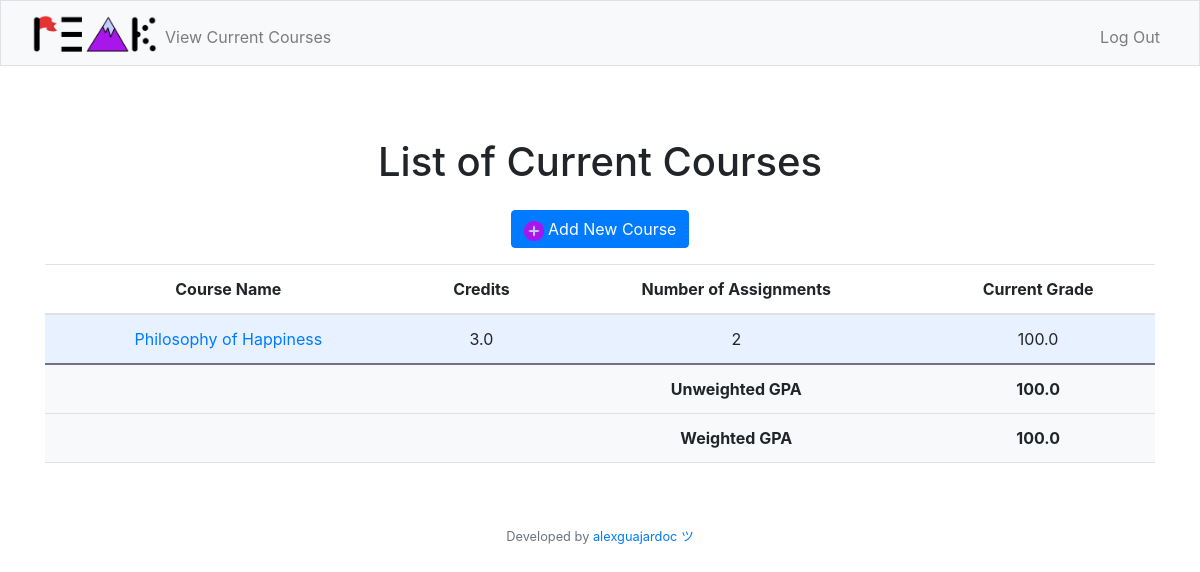
Page /current (signed in) on the earlier database version.
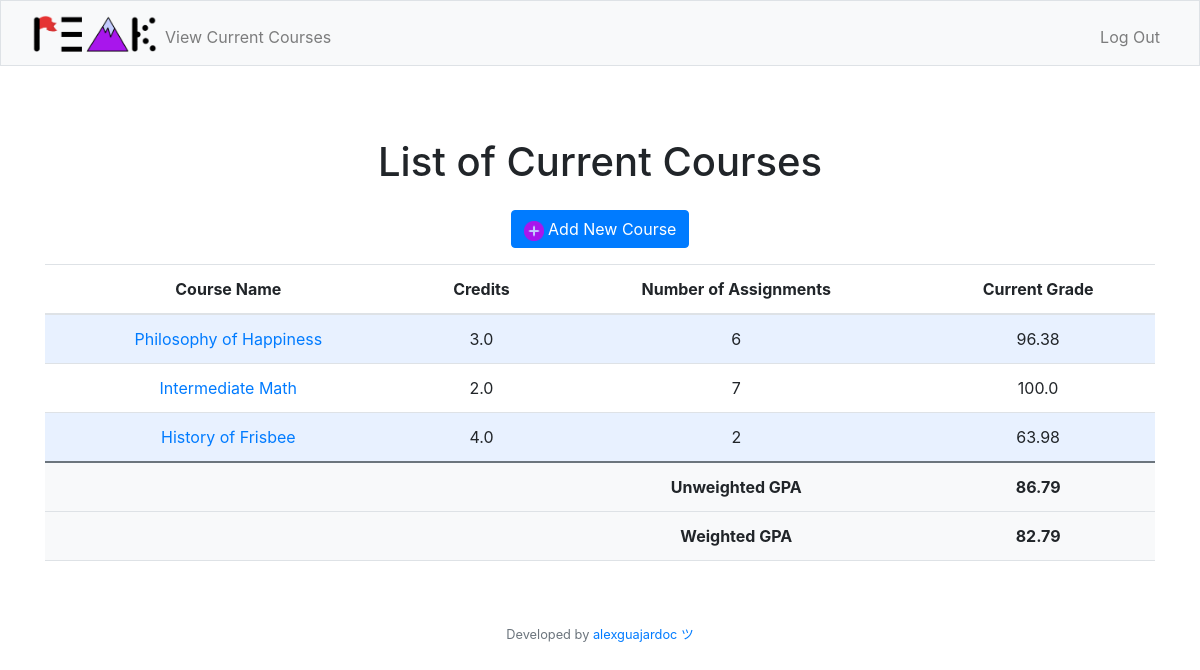
Same page on the later database version.
### tables this page shows
CREATE TABLE courses (course_id INTEGER PRIMARY KEY AUTOINCREMENT NOT NULL, course_name TEXT NOT NULL, credits REAL NOT NULL, grade REAL NOT NULL, assignmentcount INTEGER NOT NULL, user_id INTEGER, period_id INTEGER, FOREIGN KEY (user_id) REFERENCES users(user_id), FOREIGN KEY (period_id) REFERENCES periods(period_id));

### app.py (the view)
@app.route("/current")
@login_required
def current():
    courses = crsr.execute("SELECT course_name, credits, assignmentcount, grade FROM courses WHERE user_id = ?", (session["user_id"],)).fetchall()
    unweighted_gpa = crsr.execute("SELECT SUM(grade) / COUNT(grade) FROM courses WHERE user_id = ?", (session["user_id"],)).fetchall()
    weighted_gpa = crsr.execute("SELECT SUM(grade * credits) / SUM(credits) FROM courses WHERE user_id = ?", (session["user_id"],)).fetchall()
    return render_template("current.html", courses=courses, unweighted_gpa=unweighted_gpa[0][0], weighted_gpa=weighted_gpa[0][0])

### helpers.py (called while the page is built)
def login_required(f):
    @wraps(f)
    def decorated_function(*args, **kwargs):
        if session.get("user_id") is None:
            return redirect("/login")
        return f(*args, **kwargs)
    return decorated_function

### templates/current.html (shortened to what this page needs)
{% extends "layout.html" %}
{% block main %}
    <div class="container">
        <h1 class="my-4">List of Current Courses</h1>
        <div class="mb-3">
            <a href="/newcourse" class="btn btn-primary">
                <img src="/static/plusbutton.png" width="20px" height="20px"></img>
                Add New Course
            </a>
        </div>
        {% if courses != [] %}
        <table class="table">
            <thead>
                <tr>
                    <th scope="col">Course Name</th>
                    <th scope="col">Credits</th>
                    <th scope="col">Number of Assignments</th>
                    <th scope="col">Current Grade</th>
                </tr>
            </thead>
            <tbody>
                {% for course in courses %}
                <tr>
                    <td> <a href="/assignments?course={{ course[0] }}">{{ course[0] }}</a></td>
                    <td>{{ course[1] }}</td>
                    <td>{{ course[2] }}</td>
                    <td>{{ course[3] | round(2) }}</td>
                </tr>
                {% endfor %}
                <tr style="background-color: #f8f9fa; font-weight: bold; border-top: 2px solid #6c757d;">
                    <td> </td>
                    <td> </td>
                    <td>Unweighted GPA</td>
                    <td>{{ unweighted_gpa | round(2) }}</td>
                </tr>
                <tr style="background-color: #f8f9fa; font-weight: bold;">
                    <td> </td>
                    <td> </td>
                    <td>Weighted GPA</td>
                    <td>{{ weighted_gpa | round(2) }}</td>
                </tr>
            </tbody>
        </table>
        {% endif %}
    </div>
{% endblock %}

### templates/layout.html (shortened to what this page needs)
<!DOCTYPE html>
<html lang="en">
    <head>
        <link href="https://cdn.jsdelivr.net/npm/bootstrap@5.1.3/dist/css/bootstrap.min.css" rel="stylesheet">
        <link href="/static/styles.css" rel="stylesheet">
        <link rel="stylesheet" href="https://stackpath.bootstrapcdn.com/bootstrap/4.3.1/css/bootstrap.min.css">
    </head>
    <body>
        <nav class="bg-light border navbar navbar-expand-md navbar-light">
            <div class="container-fluid">
                <a href="/">
                    <img alt="logo" src="/static/peaklogo.png" width="125" height="37">
                </a>
                <div class="collapse navbar-collapse" id="navbar">
                    {% if session["user_id"] %}
                        <ul class="navbar-nav me-auto mt-2">
                            <li class="nav-item"><a class="nav-link" href="/current">View Current Courses</a></li>
                        </ul>
                        <ul class="navbar-nav ms-auto mt-2">
                            <li class="nav-item"><a class="nav-link" href="/logout">Log Out</a></li>
                        </ul>
                    {% else %}
                        <ul class="navbar-nav ms-auto mt-2">
                            <li class="nav-item"><a class="nav-link" href="/register">Register</a></li>
                            <li class="nav-item"><a class="nav-link" href="/login">Log In</a></li>
                        </ul>
                    {% endif %}
                </div>
            </div>
        </nav>
        <main class="container-fluid py-5 text-center">
            {% block main %}{% endblock %}
        </main>
        <footer class="mb-5 small text-center text-muted">
            Developed by <a href="https://github.com/alexguajardoc">alexguajardoc ツ</a>
        </footer>
    </body>
</html>

### static/styles.css (style rules this page uses)
table th, table td { padding: 0.75rem; vertical-align: middle; }
tbody tr:nth-of-type(odd) { background-color: rgb(179, 208, 255, 0.3) }
h1 { font-size: 60px; }

Differences in the rows shown:
changed courses "Philosophy of Happiness": assignmentcount "2" → "6"; grade "100.0" → "96.38"
added courses: course_name "Intermediate Math", credits "2.0", assignmentcount "7", grade "100.0"
added courses: course_name "History of Frisbee", credits "4.0", assignmentcount "2", grade "63.98"
Other differences:
{{ unweighted_gpa | round(2) }}: "100.0" → "86.79"
{{ weighted_gpa | round(2) }}: "100.0" → "82.79"
